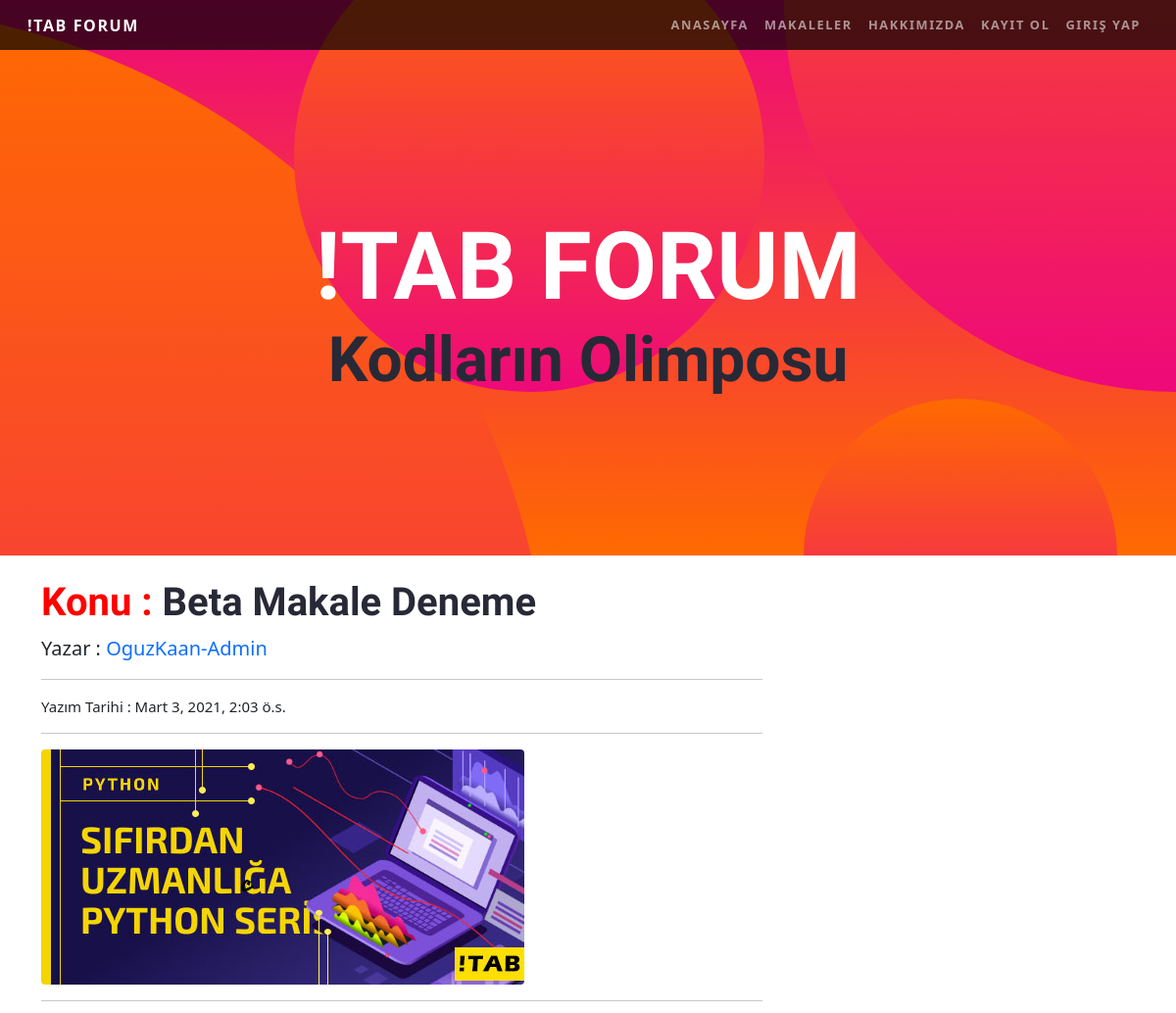
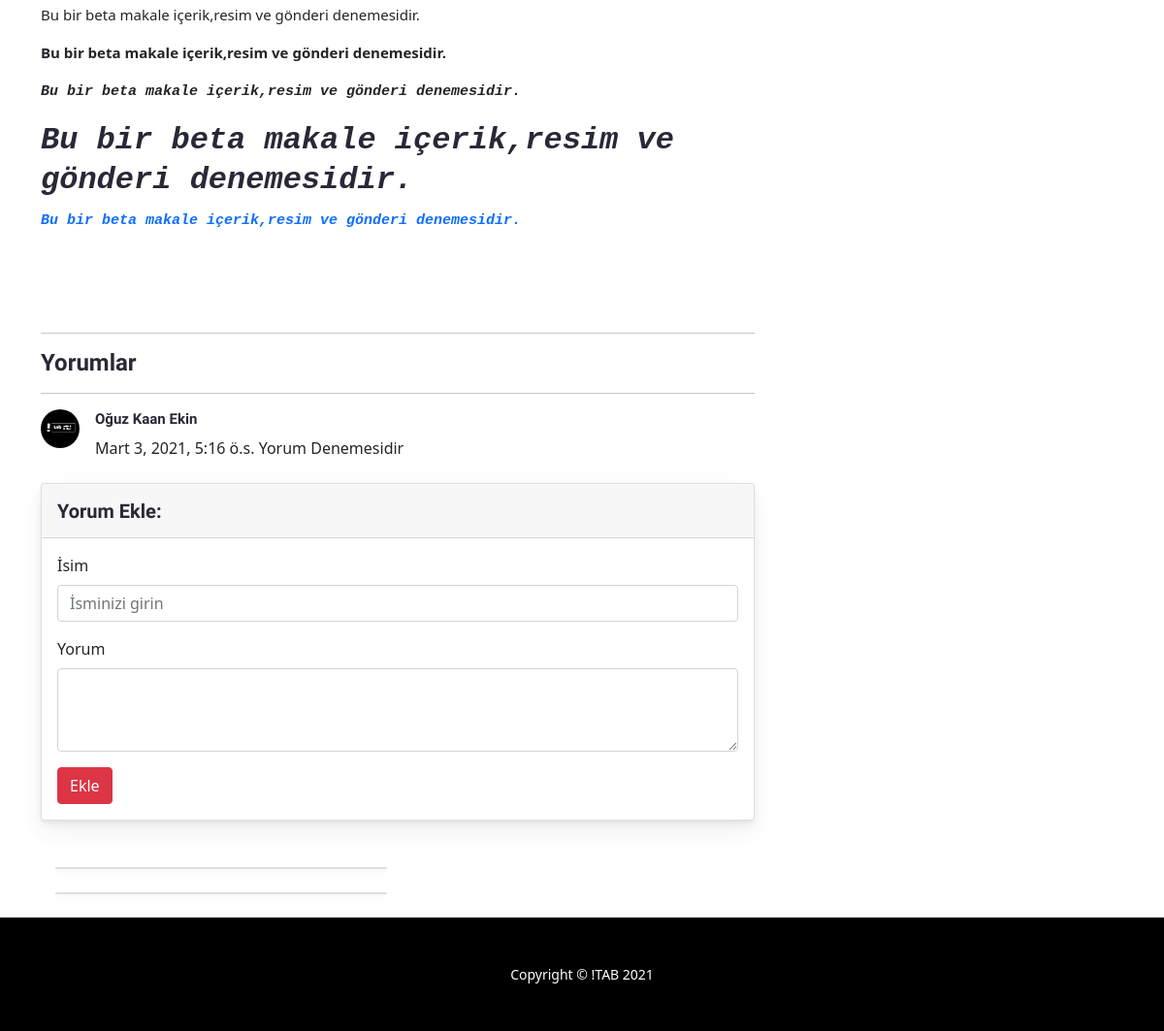
The page /articles/article/48 on the database its author committed (2 pictures, top to bottom).
### article/models.py (models this page shows, shortened)
class Article(models.Model):
    author = models.ForeignKey("auth.User",on_delete = models.CASCADE,verbose_name = "Yazar ")
    title = models.CharField(max_length = 50,verbose_name = "Başlık  ")
    content = RichTextField(verbose_name="İçerik ")
    created_date = models.DateTimeField(auto_now_add=True,verbose_name="Oluşturulma Tarihi")
    article_image = models.FileField(blank = True,null = True,verbose_name="Makaleye Fotoğraf Ekleyin")

class Comment(models.Model):
    article = models.ForeignKey(Article,on_delete=models.CASCADE,verbose_name="Makale",related_name="comments")
    comment_author = models.CharField(max_length=50,verbose_name="İsim")
    comment_content = models.CharField(max_length=200,verbose_name="Yorum")
    comment_date = models.DateTimeField(auto_now_add=True)

### article/views.py (the view)
# urls.py: path("article/<int:id>",views.detail,name="detail"),
def detail(request,id):
    article = get_object_or_404(Article,id=id)
    comments = article.comments.all()
    return render(request,"detail.html",{"article":article,"comments":comments})

### templates/detail.html (shortened to what this page needs)
{% extends 'base.html' %}
{% load static %}
{% block body %}
<header class="masthead text-center text-white" style="color:white;">
    <div class="masthead-content">
      <div class="container">
        <h1 class="masthead-heading mb-0" style="color:white;">!TAB FORUM</h1>
        <h2 class="masthead-subheading mb-0">Kodların Olimposu</h2>
      </div>
    </div>
    <div class="bg-circle-1 bg-circle"></div>
    <div class="bg-circle-2 bg-circle"></div>
    <div class="bg-circle-3 bg-circle"></div>
    <div class="bg-circle-4 bg-circle"></div>
  </header>
<div class="container">
    <div class="row">
      <div class="col-lg-8">
        <h1 class="mt-4"> <span style = "color:red;">Konu :</span>  {{article.title}}</h1>
        <p class="lead">
          Yazar :
          <a href="#">{{article.author}}</a>
        </p>
        <hr>
        <p> Yazım Tarihi : {{article.created_date}}</p>
        <hr>
        <img class="img-fluid rounded" src="{{article.article_image.url}}" alt="">
        <hr>
        <p class="lead">{{article.content|safe}}</p>
        <br><br><br>
        <hr>
        <h4>Yorumlar</h4>
        <hr>
      {% if comments %}
      {% for comment in comments  %}
      <div class="media mb-4">
          <img class="d-flex mr-3 rounded-circle" src="{%static 'img/tab.jpg'%}" alt="">
          <div class="media-body">
            <h5 class="mt-0">{{comment.comment_author}}</h5>
            {{comment.comment_date}}
            {{comment.comment_content}}
          </div>
        </div>
      {% endfor %}
      {% else %}
      <div class="alert alert-danger">Bu makaleye herhangi bir yorum yazılmamış,İlk yorumu yapan siz olun</div>
      {% endif %}
        <div class="card my-4">
          <h5 class="card-header">Yorum Ekle:</h5>
          <div class="card-body">
            <form method = "post" action = "{% url 'article:comment' article.id %}">
              <div class="form-group">
                  <label for="formGroupExampleInput">İsim</label>
                  <input name = "comment_author" type="text" class="form-control" id="formGroupExampleInput" placeholder="İsminizi girin">
                </div>
              <div class="form-group">
                  <label for="formGroupExampleInput">Yorum</label>
                <textarea name = "comment_content" class="form-control" rows="3"></textarea>
              </div>
              <button type="submit" class="btn btn-danger">Ekle</button>
            </form>
          </div>
        </div>
        </div>
      </div>
      <div class="col-md-4">
        <div class="card my-4">
        </div>
        <div class="card my-4">
        </div>
      </div>
    </div>
{% endblock body %}

### templates/base.html (shortened to what this page needs)
{% load static %}
<!DOCTYPE html>
<html lang="en">
<head>
    <link rel="stylesheet" href="{% static 'css/navbar.css'%}">
    <link rel="stylesheet" href="{% static 'css/navbar2.css'%}">
    <link rel="stylesheet" href="{% static 'css/bootstrap.min.css'%}">
    <link rel="stylesheet" href="{% static 'css/section.css'%}">
    <link rel="stylesheet" href="{% static 'css/page.css'%}">
    <link rel="stylesheet" href="{% static 'css/article.css'%}">
    <link rel="stylesheet" href="{% static 'css/detail.css'%}">
    <link rel="stylesheet" href="{% static 'css/dashboard.css'%}">
    <link rel="stylesheet" href="{% static 'css/onepage.css'%}">
    <link rel="stylesheet" href="{% static 'css/onepage2.css'%}">
    <link rel="stylesheet" href="{% static 'css/navbar.scss'%}">
    <link rel="stylesheet" href="{% static 'css/user.css'%}">
    <link rel="stylesheet" href="https://cdnjs.cloudflare.com/ajax/libs/jquery/3.2.1/jquery.min.js">
    <link rel="stylesheet" href="https://stackpath.bootstrapcdn.com/bootstrap/4.3.1/css/bootstrap.min.css">
    <link href="https://cdn.jsdelivr.net/npm/bootstrap@5.0.0-beta2/dist/css/bootstrap.min.css" rel="stylesheet">
  <link href="vendor/bootstrap/css/bootstrap.min.css" rel="stylesheet">
  <link rel="stylesheet" href="https://cdnjs.cloudflare.com/ajax/libs/MaterialDesign-Webfont/5.3.45/css/materialdesignicons.css" integrity="sha256-NAxhqDvtY0l4xn+YVa6WjAcmd94NNftt
  <script src='https://kit.fontawesome.com/a076d05399.js'></script>
  <link rel="stylesheet" href="https://cdn.jsdelivr.net/npm/bootstrap-icons@1.3.0/font/bootstrap-icons.css">
</head>
<body>
    {% include "includes/navbar.html" %}
    {% block body %}
    {% endblock body %}
    {% include "includes/footer.html" %}
</body>
</html>

### templates/includes/navbar.html (shortened to what this page needs)
  <nav class="navbar navbar-expand-lg navbar-dark navbar-custom fixed-top">
    <div class="container-fluid">
      <a class="navbar-brand" href="/">!TAB FORUM</a>
      <div class="collapse navbar-collapse" id="navbarSupportedContent">
        <ul class="navbar-nav ms-auto">
        <li class="nav-item">
            <a class="nav-link" href="/">Anasayfa</a>
          </li>
          <li class="nav-item">
            <a class="nav-link" href="/articles">Makaleler</a>
          </li>
          <li class="nav-item">
            <a class="nav-link" href="/about">Hakkımızda</a>
          </li>
        {% if  request.user.is_authenticated %}
        <li class="nav-item">
            <a class="nav-link" href="/articles/dashboard">Makale Yönetimi</a>
          </li>
          <li class="nav-item">
            <a class="nav-link" href="/user/logout">Çıkış Yap</a>
          </li>
        {% else %}
        <li class="nav-item">
            <a class="nav-link" href="/user/register">Kayıt Ol</a>
          </li>
          <li class="nav-item">
            <a class="nav-link" href="/user/login">Giriş Yap</a>
          </li>
        {% endif %}
        </ul>
      </div>
    </div>
  </nav>

### templates/includes/footer.html
  <footer class="py-5 bg-black">
    <div class="container">
      <p class="m-0 text-center text-white small">Copyright &copy; !TAB 2021</p>
    </div>
  </footer>

### static/css/navbar.css (style rules this page uses)
body { font-family: 'Lato'; }
h1, h2, h3, h4, h5, h6 { font-family: 'Catamaran'; font-weight: 800 !important; }
.bg-black { background-color: #000 !important; }
.navbar-custom { padding-top: 1rem; padding-bottom: 1rem; background-color: rgba(0, 0, 0, 0.7); }
.navbar-custom .navbar-brand { text-transform: uppercase; font-size: 1rem; letter-spacing: 0.1rem; font-weight: 700; }
.navbar-custom .navbar-nav .nav-item .nav-link { text-transform: uppercase; font-size: 0.8rem; font-weight: 700; letter-spacing: 0.1rem; }
header.masthead { position: relative; overflow: hidden; padding-top: calc(7rem + 72px); padding-bottom: 7rem; background: linear-gradient(0deg, #ff6a00 0%, #ee0979 100%); background-repeat: no-repeat; background-position: center center; background-attachment: scroll; background-size: cover; }
header.masthead .masthead-content { z-index: 1; position: relative; }
header.masthead .masthead-content .masthead-heading { font-size: 4rem; }
header.masthead .masthead-content .masthead-subheading { font-size: 2rem; }
header.masthead .bg-circle { z-index: 0; position: absolute; border-radius: 100%; background: linear-gradient(0deg, #ee0979 0%, #ff6a00 100%); }
header.masthead .bg-circle-1 { height: 90rem; width: 90rem; bottom: -55rem; left: -55rem; }
header.masthead .bg-circle-2 { height: 50rem; width: 50rem; top: -25rem; right: -25rem; }
header.masthead .bg-circle-3 { height: 20rem; width: 20rem; bottom: -10rem; right: 5%; }
header.masthead .bg-circle-4 { height: 30rem; width: 30rem; top: -5rem; right: 35%; }
@media (min-width: 992px) { header.masthead { padding-top: calc(10rem + 55px); padding-bottom: 10rem; } }
@media (min-width: 992px) { header.masthead .masthead-content .masthead-heading { font-size: 6rem; } }
@media (min-width: 992px) { header.masthead .masthead-content .masthead-subheading { font-size: 4rem; } }

### static/css/navbar2.css (style rules this page uses)
body { font-family:Lato }
h1,h2,h3,h4,h5,h6 { font-family:Catamaran;font-weight:800!important }
.bg-black { background-color:#000!important }
.navbar-custom { padding-top:1rem;padding-bottom:1rem;background-color:rgba(0,0,0,.7) }
.navbar-custom .navbar-brand { text-transform:uppercase;font-size:1rem;letter-spacing:.1rem;font-weight:700 }
.navbar-custom .navbar-nav .nav-item .nav-link { text-transform:uppercase;font-size:.8rem;font-weight:700;letter-spacing:.1rem }
header.masthead { position:relative;overflow:hidden;padding-top:calc(7rem + 72px);padding-bottom:7rem;background:linear-gradient(0deg,#ff6a00 0,#ee0979 100%);background-repeat:no-repeat;background-position:center center;background-attachment:scroll;background-size:cover }
header.masthead .masthead-content { z-index:1;position:relative }
header.masthead .masthead-content .masthead-heading { font-size:4rem }
header.masthead .masthead-content .masthead-subheading { font-size:2rem }
header.masthead .bg-circle { z-index:0;position:absolute;border-radius:100%;background:linear-gradient(0deg,#ee0979 0,#ff6a00 100%) }
header.masthead .bg-circle-1 { height:90rem;width:90rem;bottom:-55rem;left:-55rem }
header.masthead .bg-circle-2 { height:50rem;width:50rem;top:-25rem;right:-25rem }
header.masthead .bg-circle-3 { height:20rem;width:20rem;bottom:-10rem;right:5% }
header.masthead .bg-circle-4 { height:30rem;width:30rem;top:-5rem;right:35% }
@media (min-width:992px) { header.masthead { padding-top:calc(10rem + 55px);padding-bottom:10rem } }
@media (min-width:992px) { header.masthead .masthead-content .masthead-heading { font-size:6rem } }
@media (min-width:992px) { header.masthead .masthead-content .masthead-subheading { font-size:4rem } }

### static/css/section.css (style rules this page uses)
body { position: relative; font-weight: 400; font-size: 16px; color: #8a919c; line-height: 30px; }
p { font-size: 15px; margin: 0px; padding: 0px; }
h1, h2, h3, h4, h5, h6 { margin: 0; padding: 0; color: #282936; }

### static/css/page.css (style rules this page uses)
body { background: #f4f4f4; }

### static/css/detail.css (style rules this page uses)
body { margin-top:20px; }
.media-body h5 { font-size: 15px; letter-spacing: 0px; line-height: 20px; font-weight: 400; }

### static/css/user.css (style rules this page uses)
body { margin-top:20px; background-color: #f0f2f5; }

### rows shown on the page
Article: title "Beta Makale Deneme", author "OguzKaan-Admin", created_date "Mart 3, 2021, 2:03 ö.s.", article_image (picture), content "Bu bir beta makale içerik,resim ve gönderi denemesidir. Bu bir beta makale içerik,resim ve gönderi denemesidir. Bu bir beta makale içerik,resim ve gönderi denemesidir. Bu bir beta makale içerik,resim ve gönderi denemesidir. Bu bir beta makale içerik,resim ve gönderi denemesidir."
Comment: comment_author "Oğuz Kaan Ekin", comment_date "Mart 3, 2021, 5:16 ö.s.", comment_content "Yorum Denemesidir"
